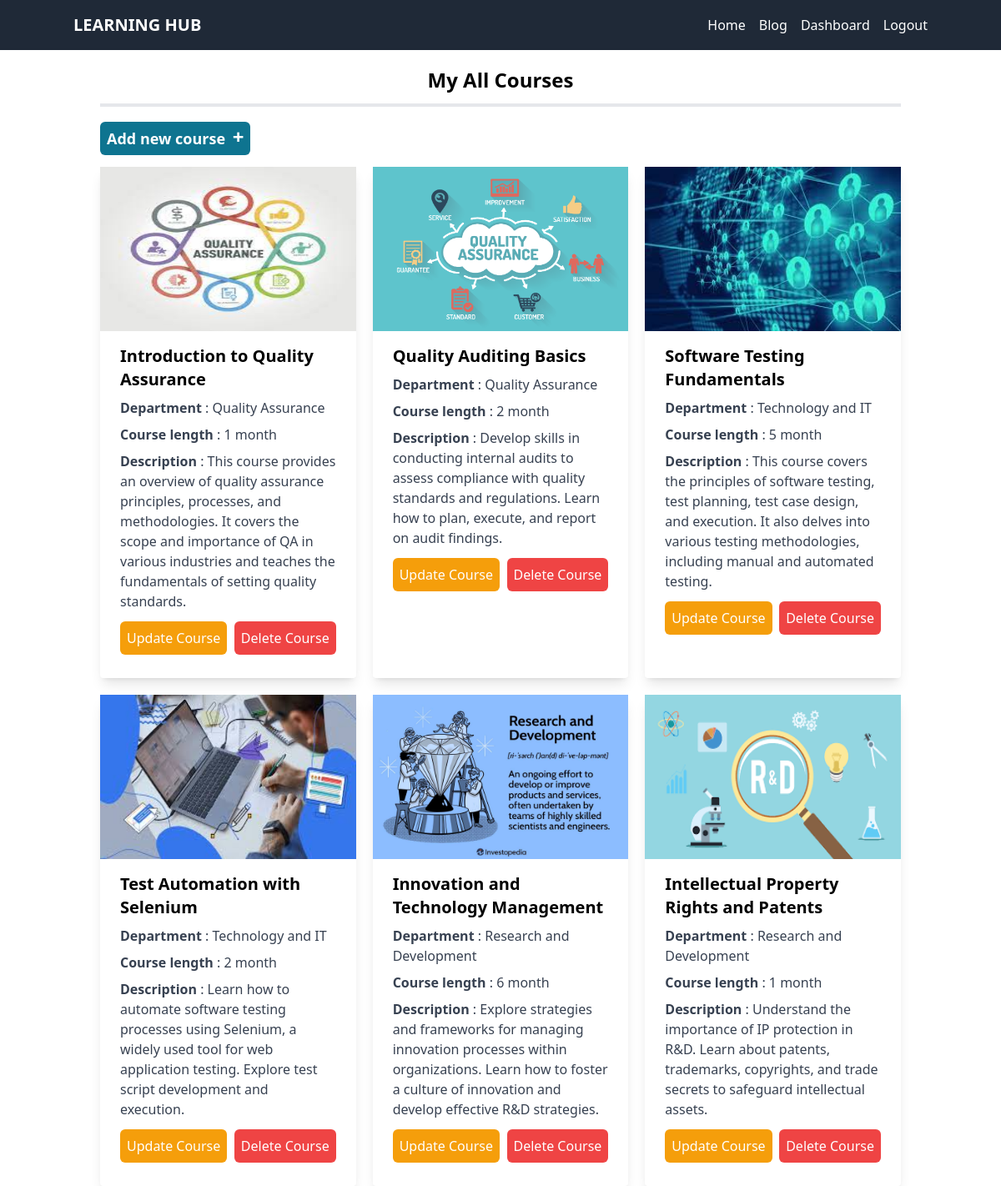
The page /dashboard/ (signed in) on the database its author committed.
### dashboard/models.py (models this page shows, shortened)
class CourseCreateModel(models.Model):
    user = models.ForeignKey(User, on_delete=models.CASCADE)
    title = models.CharField(max_length=50, unique=True)
    department = models.CharField(choices=DEPARTMENT, max_length=40)
    course_length = models.IntegerField()
    images = models.ImageField(upload_to='images/course')
    description = models.TextField(max_length=250)
    created_at = models.DateTimeField(auto_now_add=True)
    updated_at = models.DateTimeField(auto_now=True)

### dashboard/views.py (the view)
# urls.py: path('dashboard/', views.dashboard, name='dashboard'),
def dashboard(request):
    courses = CourseCreateModel.objects.filter(user = request.user)
    return render(request, 'dashboard/dashboard.html', {'course': courses})

### dashboard/templates/dashboard/dashboard.html (shortened to what this page needs)
{% extends "base.html" %}
{% block content %}
<div class="w-[80%] mx-auto">
  <h3 class="my-5 text-2xl font-bold text-center border-b-4 pb-3">My All Courses</h3>
  <a href="{% url 'create_course' %}" class="text-lg font-bold bg-cyan-700 text-white p-2 rounded-md">Add new course <span class="text-2xl ml-1">+</span></a>
  <div class="grid grid-flow-row grid-cols-3 gap-5 mt-5 pb-5">
    {% for item in course %}
    <div class="rounded shadow-lg">
      <img
        class="w-full h-[197px]"
        src="{{item.images.url}}"
        alt="Sunset in the mountains"
      />
      <div class="px-6 py-4">
        <div class="font-bold text-xl mb-2">{{item.title}}</div>
        <p class="text-gray-700"><span class="font-bold">Department </span>: {{item.department}}</p>
        <p class="my-2 text-gray-700"><span class="font-bold">Course length </span>: {{item.course_length}} month</p>
        <p class="text-gray-700 text-base">
          <span class="font-bold">Description </span>: {{item.description}}
        </p>
        <div class="py-3 flex items-center justify-between">
            <a href="{% url 'update_course' pk=item.id %}" class="bg-amber-500 text-white p-2 rounded-md">Update Course</a> <a href="{% url 'delete_course' item.id %}" class="bg-red-500 text-white p-2 rounded-md" >Delete Course</a>
        </div>
      </div>
    </div>
    {% endfor %}
  </div>
</div>
{% endblock content %}

### core/templates/base.html (shortened to what this page needs)
<!DOCTYPE html>
{% load static  %}
<html lang="en">
  <head>
    <link rel="stylesheet" href="{% static 'css/style.css' %}">
    <script src="https://cdn.tailwindcss.com"></script>
  </head>
  <body>
       <nav class="bg-gray-800 p-4">
      <div class="container mx-auto flex justify-between items-center">
        <a href="{% url 'home' %}" class="text-white font-bold text-xl">LEARNING HUB</a> <div class="hidden md:flex space-x-4">
          <a href="{% url 'home' %}" class="text-white ">
            Home</a>
            <a href="" class="text-white ">
            Blog</a>
          {% if request.user.is_authenticated %}
          <a href="{% url 'dashboard' %}" class="text-white">Dashboard</a>
          {% endif %}
          {% if not request.user.is_authenticated %}
           <a href="{% url 'signup' %}" class="text-white">
            Signup</a
          >
          <a href="{% url 'login' %}" class="text-white">Login</a>
          {% else %}
          <a href="{% url 'logout' %}" class="text-white">Logout</a>
          {% endif %}
        </div>
      </div>
    </nav>
      {% block content %} {% endblock %}
  </body>
</html>

### rows shown on the page
CourseCreateModel: images (picture), title "Introduction to Quality Assurance", department "Quality Assurance", course_length "1", description "This course provides an overview of quality assurance principles, processes, and methodologies. It covers the scope and importance of QA in various industries and teaches the fundamentals of setting quality standards."
CourseCreateModel: images (picture), title "Quality Auditing Basics", department "Quality Assurance", course_length "2", description "Develop skills in conducting internal audits to assess compliance with quality standards and regulations. Learn how to plan, execute, and report on audit findings."
CourseCreateModel: images (picture), title "Software Testing Fundamentals", department "Technology and IT", course_length "5", description "This course covers the principles of software testing, test planning, test case design, and execution. It also delves into various testing methodologies, including manual and automated testing."
CourseCreateModel: images (picture), title "Test Automation with Selenium", department "Technology and IT", course_length "2", description "Learn how to automate software testing processes using Selenium, a widely used tool for web application testing. Explore test script development and execution."
CourseCreateModel: images (picture), title "Innovation and Technology Management", department "Research and Development", course_length "6", description "Explore strategies and frameworks for managing innovation processes within organizations. Learn how to foster a culture of innovation and develop effective R&D strategies."
CourseCreateModel: images (picture), title "Intellectual Property Rights and Patents", department "Research and Development", course_length "1", description "Understand the importance of IP protection in R&D. Learn about patents, trademarks, copyrights, and trade secrets to safeguard intellectual assets."
